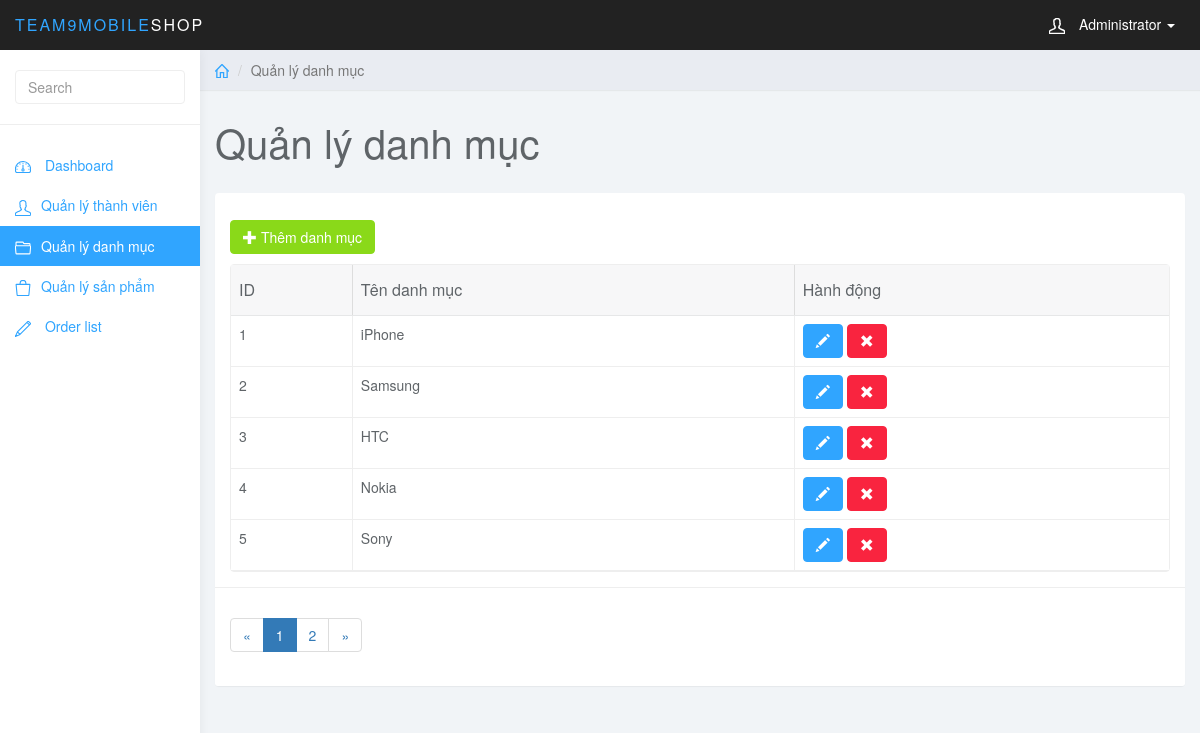
/admin/index.php?page_layout=category (signed in), run on the app's committed database.
### tables this page shows
CREATE TABLE `category` (
  `cat_id` int(11) NOT NULL,
  `cat_name` varchar(255) NOT NULL
);

### admin/category.php (the view, shortened to what this page needs)
<?php
	if(isset($_GET['page'])){
		$page = $_GET['page'];
	}else{
		$page = 1;
	}
	$rows_per_page = 5;
	$row_page = $page * $rows_per_page - $rows_per_page;
	$total_row = mysqli_num_rows( mysqli_query($con, "SELECT * FROM category") );
	$total_page = ceil($total_row / $rows_per_page);
	$page_pre = $page - 1;
	if($page_pre <= 0){
		$page_pre = 1;
	}
	$list_page = '';
	$list_page .= '<li class="page-item"><a class="page-link" href="index.php?page_layout=category&page=' . $page_pre . '">&laquo;</a></li>';
	for($i = 1; $i <= $total_page; $i++){
		if($i == $page){
			$active = 'active';
		}else{
			$active = '';
		}
		$list_page .= '<li class="page-item ' . $active . '"><a class="page-link" href="index.php?page_layout=category&page=' . $i . '">' . $i . '</a></li>';
	}
	$page_next = $page + 1;
	$list_page .= '<li class="page-item"><a class="page-link" href="index.php?page_layout=category&page=' . $page_next . '">&raquo;</a></li>';
?>
	<div class="col-sm-9 col-sm-offset-3 col-lg-10 col-lg-offset-2 main">
		<div class="row">
			<ol class="breadcrumb">
				<li><a href="#"><svg class="glyph stroked home"><use xlink:href="#stroked-home"></use></svg></a></li>
				<li class="active">Quản lý danh mục</li>
			</ol>
		</div>
		<div class="row">
			<div class="col-lg-12">
				<h1 class="page-header">Quản lý danh mục</h1>
			</div>
		</div>
		<div id="toolbar" class="btn-group">
            <a href="index.php?page_layout=add_category" class="btn btn-success">
                <i class="glyphicon glyphicon-plus"></i> Thêm danh mục
            </a>
        </div>
		<div class="row">
			<div class="col-md-12">
					<div class="panel panel-default">
							<div class="panel-body">
								<table
									data-toolbar="#toolbar"
									data-toggle="table">
									<thead>
									<tr>
										<th data-field="id" data-sortable="true">ID</th>
										<th>Tên danh mục</th>
										<th>Hành động</th>
									</tr>
									</thead>
									<tbody>
										<?php
											$sql_category = "SELECT * FROM category ORDER BY cat_id ASC LIMIT $row_page, $rows_per_page";
											$query_category = mysqli_query($con, $sql_category);
											while($row = mysqli_fetch_assoc($query_category)){
											?>
										<tr>
											<td style=""><?php echo $row['cat_id'] ?></td>
											<td style=""><?php echo $row['cat_name'] ?></td>
											<td class="form-group">
												<a href="index.php?page_layout=edit_category&id=<?php echo $row['cat_id'] ?>" class="btn btn-primary"><i class="glyphicon glyphicon-pencil"></i></a>
												<a href="index.php?page_layout=delete_category&id=<?php echo $row['cat_id'] ?>" class="btn btn-danger"><i class="glyphicon glyphicon-remove"></i></a>
											</td>
										</tr>
										<?php
											}
										?>
									</tbody>
								</table>
							</div>
							<div class="panel-footer">
								<nav aria-label="Page navigation example">
									<ul class="pagination">
										<?php echo $list_page; ?>
									</ul>
								</nav>
							</div>
						</div>
			</div>
		</div>
	</div>

### admin/css/styles.css (style rules this page uses)
body { background: #f1f4f7; padding-top: 50px; color: #5f6468; }
a, a:hover, a:focus { color: #30a5ff; }
h1, h2, h3, h4, h5, h6 { color: #5f6468; }
h1 { font-weight: 300; font-size: 40px; }
.btn-primary, .btn-primary:hover, .btn-primary:focus, .btn-primary:active, .btn-primary.active, .open > .dropdown-toggle.btn-primary, .btn-primary.disabled, .btn-primary[disabled], fieldset[disabled] .btn-primary, .btn-primary.disabled:hover, .btn-primary[disabled]:hover, fieldset[disabled] .btn-primary:hover, .btn-primary.disabled:focus, .btn-primary[disabled]:focus, fieldset[disabled] .btn-primary:focus, .btn-primary.disabled:active, .btn-primary[disabled]:active, fieldset[disabled] .btn-primary:active, .btn-primary.disabled.active, .btn-primary[disabled].active, fieldset[disabled] .btn-primary.active { background-color: #30a5ff; border-color: #30a5ff; }
.btn-success, .btn-success:hover, .btn-success:focus, .btn-success:active, .btn-success.active, .open > .dropdown-toggle.btn-success, .btn-success.disabled, .btn-success[disabled], fieldset[disabled] .btn-success, .btn-success.disabled:hover, .btn-success[disabled]:hover, fieldset[disabled] .btn-success:hover, .btn-success.disabled:focus, .btn-success[disabled]:focus, fieldset[disabled] .btn-success:focus, .btn-success.disabled:active, .btn-success[disabled]:active, fieldset[disabled] .btn-success:active, .btn-success.disabled.active, .btn-success[disabled].active, fieldset[disabled] .btn-success.active { background-color: #8ad919; border-color: #8ad919; }
.btn-danger, .btn-danger:hover, .btn-danger:focus, .btn-danger:active, .btn-danger.active, .open > .dropdown-toggle.btn-danger, .btn-danger.disabled, .btn-danger[disabled], fieldset[disabled] .btn-danger, .btn-danger.disabled:hover, .btn-danger[disabled]:hover, fieldset[disabled] .btn-danger:hover, .btn-danger.disabled:focus, .btn-danger[disabled]:focus, fieldset[disabled] .btn-danger:focus, .btn-danger.disabled:active, .btn-danger[disabled]:active, fieldset[disabled] .btn-danger:active, .btn-danger.disabled.active, .btn-danger[disabled].active, fieldset[disabled] .btn-danger.active { background-color: #f9243f; border-color: #f9243f; }
.panel { border: 0; }
.panel-footer { background: #fff; border-top: 1px solid #eee; }
.breadcrumb { border-radius: 0; padding: 10px 15px; background: #e9ecf2; box-shadow: 0 1px 1px rgba(0, 0, 0, .05); margin: 0 ; }
h1.page-header { margin-top: 30px; border-bottom: 0; }
.table { background: #fff; }
.breadcrumb .glyph { height: 14px; width: 14px; margin: -2px 0 0 0; stroke-width: 4px; }

### data on the page
category: cat_id "1", cat_name "iPhone"
category: cat_id "2", cat_name "Samsung"
category: cat_id "3", cat_name "HTC"
category: cat_id "4", cat_name "Nokia"
category: cat_id "5", cat_name "Sony"

### other printed values
$_SESSION['user_full'] "Administrator"
